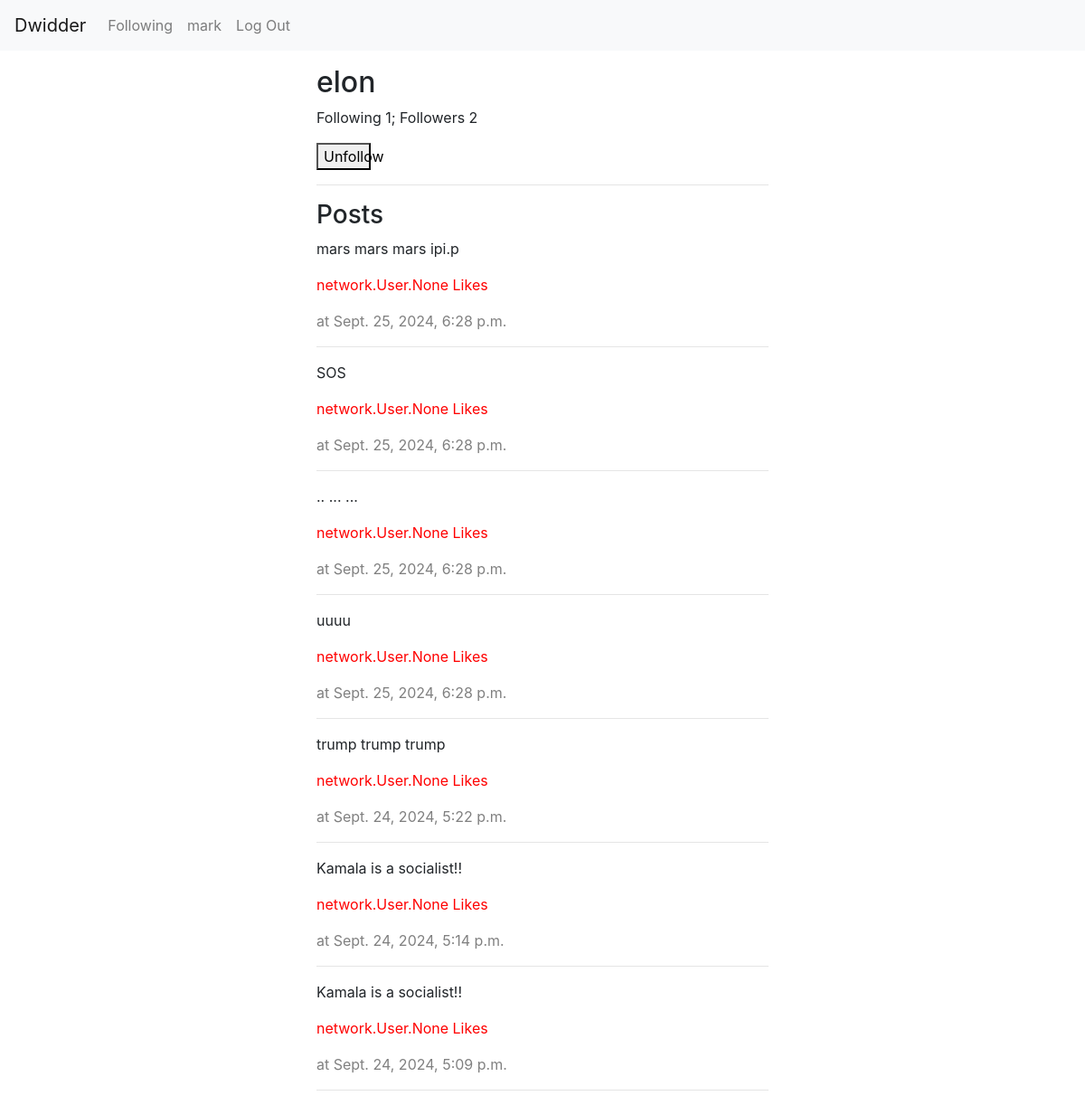
The page /profile/elon/ (signed in) on the database its author committed.
### network/models.py (models this page shows)
class User(AbstractUser):
    following = models.ManyToManyField('self', symmetrical=False,  related_name="followers")

class Post(models.Model):
    time= models.DateTimeField(auto_now_add=True)
    body = models.TextField(max_length=600)
    owner = models.ForeignKey(User, on_delete=models.CASCADE, related_name="posts" )
    likes = models.ManyToManyField(User, related_name='liked_posts', blank=True)

### network/views.py (the view, shortened to what this page needs)
# urls.py: path("profile/<str:account>/", views.profile, name="profile"),
def profile(request, account):
    account=User.objects.get(username=account)
    user=request.user
    owner=request.user==account
    following_n=account.following.count()
    followers_n=account.followers.count()
    posts = User.objects.get(username=account).posts.all().order_by('-time')
    paginator=Paginator(posts, 10)
    page_number=request.GET.get('page')
    page_obj = paginator.get_page(page_number)
    if not user.is_authenticated:
        return render(request, 'network/profile.html', {
            "account": account,
            "following": following_n,
            "followers": followers_n,
            "page_obj":page_obj
        })
    else:
        follow_b = account not in user.following.all()
        unfollow_b = account in user.following.all()
        return render(request, 'network/profile.html', {
            "follow_b": follow_b,
            "unfollow_b": unfollow_b,
            "account": account,
            "following": following_n,
            "followers": followers_n,
            "page_obj":page_obj
        })

### network/templates/network/profile.html (shortened to what this page needs)
{% extends "network/layout.html" %}
{% block body %}
    <h2>{{account.username}}</h2>
    <p>Following {{following}}; Followers {{followers}}</p>
    {% if unfollow_b %}
        <form action = "{% url 'profile' account.username %}" method="post">
            <button type="submit" name="unfollow">Unfollow</button>
        </form>
    {% endif %}
    <hr>
    <h3>Posts</h3>
    {% for post in page_obj %}
        <div class="post" data-post-id="{{post.id}}">
            <p id="post-body-{{post.id}}">{{post.body}}</p>
            <p style="color:red">{{post.likes}} Likes</p>
            <p style="color:gray">at {{post.time}}</p>
            <hr>
        </div>
    {% endfor %}
{% endblock %}

### network/templates/network/layout.html (shortened to what this page needs)
{% load static %}
<!DOCTYPE html>
<html lang="en">
    <head>
        <link rel="stylesheet" href="https://stackpath.bootstrapcdn.com/bootstrap/4.4.1/css/bootstrap.min.css">
        <link href="{% static 'network/styles.css' %}" rel="stylesheet">
    </head>
    <body>
        <nav class="navbar navbar-expand-lg navbar-light bg-light">
            <a class="navbar-brand" href="{% url 'index' %}">Dwidder</a>
            <div>
              <ul class="navbar-nav mr-auto">
                {% if user.is_authenticated %}
                    <li class="nav-item">
                        <a class="nav-link" href="{% url 'following' %}">Following</a>
                    </li>
                    <li class="nav-item">
                        <a class="nav-link" href="{% url 'profile' user.username %}">{{ user.username }}</a>
                    </li>
                    <li class="nav-item">
                        <a class="nav-link" href="{% url 'logout' %}">Log Out</a>
                    </li>
                {% endif %}
              </ul>
            </div>
          </nav>
        <div class="body">
            <div class="pretty_body">
                {% block body %}
                {% endblock %}
            </div>
        </div>
    </body>
</html>

### network/static/network/styles.css (style rules this page uses)
button { width: 60px; }
.body { display: flex; justify-content: center; }
.pretty_body { width: 500px; }

### rows shown on the page
User: username "mark"
User: username "elon"
Post: body "mars mars mars ipi.p", likes "network.User.None", time "Sept. 25, 2024, 6:28 p.m."
Post: body "SOS", likes "network.User.None", time "Sept. 25, 2024, 6:28 p.m."
Post: body ".. ... ...", likes "network.User.None", time "Sept. 25, 2024, 6:28 p.m."
Post: body "uuuu", likes "network.User.None", time "Sept. 25, 2024, 6:28 p.m."
Post: body "trump trump trump", likes "network.User.None", time "Sept. 24, 2024, 5:22 p.m."
Post: body "Kamala is a socialist!!", likes "network.User.None", time "Sept. 24, 2024, 5:14 p.m."
Post: body "Kamala is a socialist!!", likes "network.User.None", time "Sept. 24, 2024, 5:09 p.m."

### other values the page prints
{{ following }} "1"
{{ followers }} "2"
